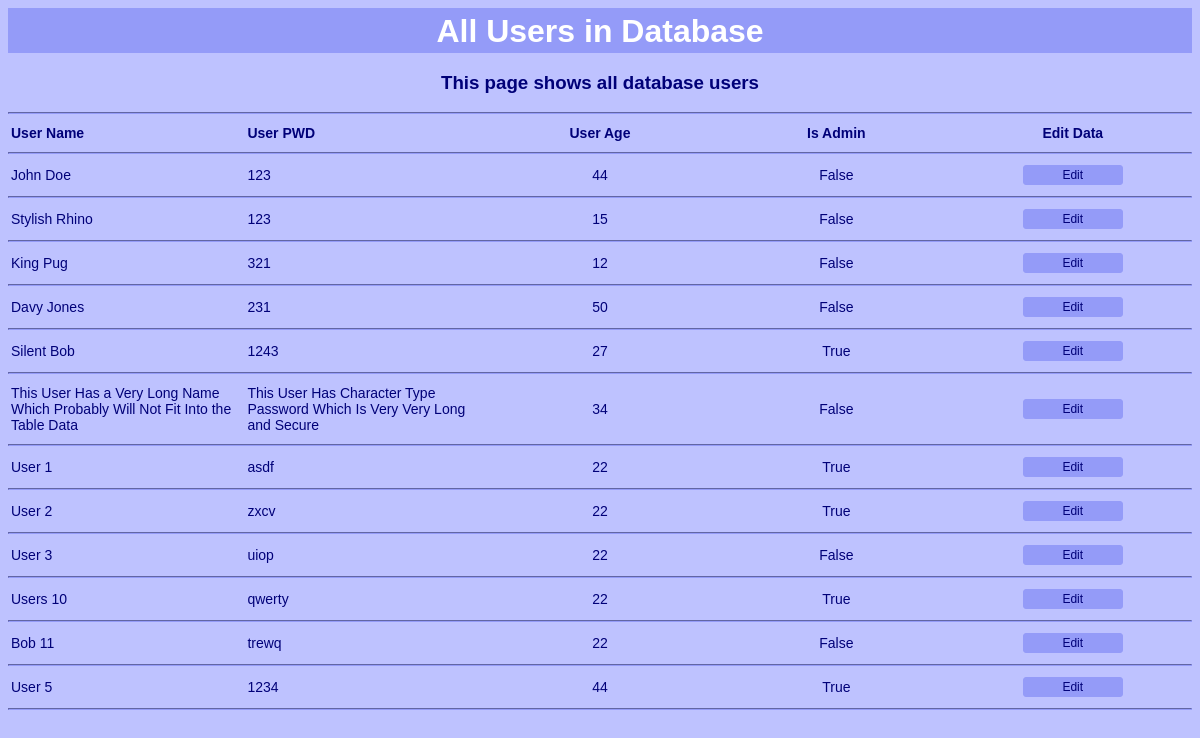
/user_all, run on an earlier commit of the app's database.
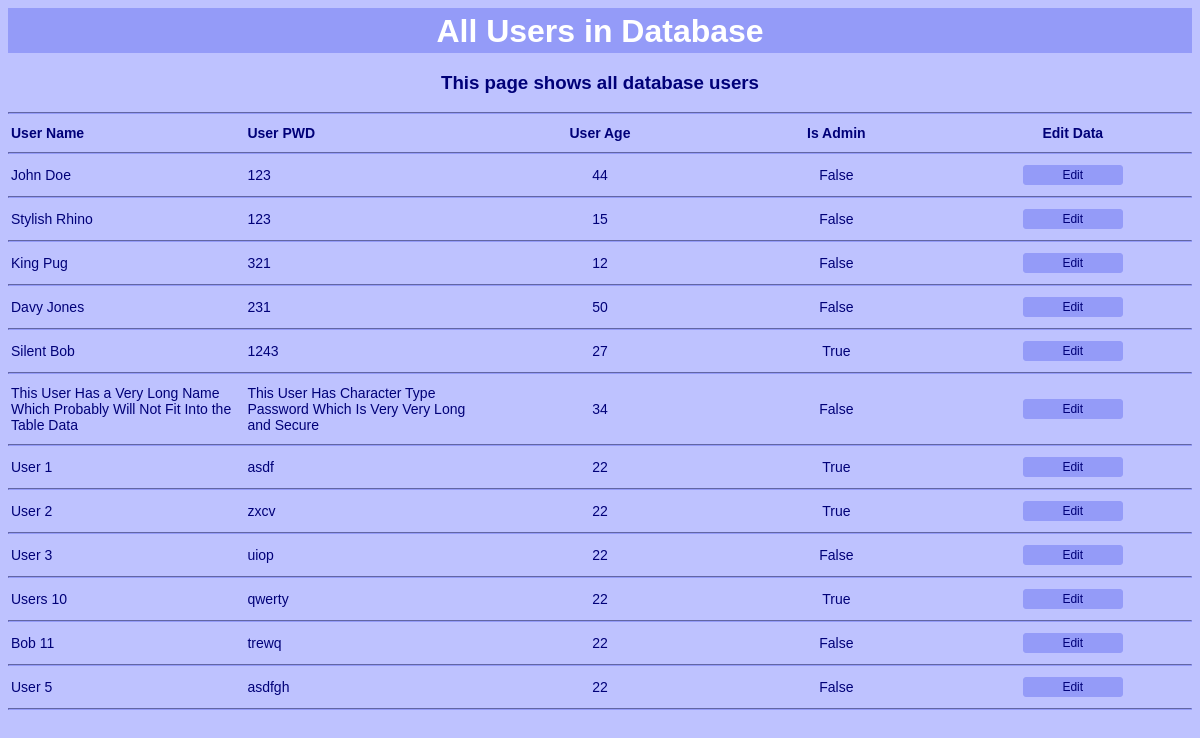
And on a later commit of the database.
### Database.py (models this page shows)
class User(db.Model):  # Define a class 'User' that inherits the SQLAlchemy Model class
    id = db.Column(db.Integer, primary_key=True)  # Primary key column for unique identification
    name = db.Column(db.String(300), nullable=False)  # Column for the user's name
    password = db.Column(db.String(300), nullable=False)  # Column for user's password
    age = db.Column(db.Integer, nullable=False)  # Column for the person's age
    isAdmin = db.Column(db.Boolean, nullable=False)  # Is user admin

### app.py (the view)
@app.route("/user_all", methods=['POST', 'GET'])
def user_all():
    from Database import User
    fn = "/user_all:"
    n = 1
    print(n, fn, "Started /user_all")
    users = User.query.all()
    n += 1
    print(n, fn, "Variable users:")
    for i in users:
        print(i, end=" ")
    print()
    if request.method == 'POST':
        user_id_to_edit = request.form.get('edit_current_user')  # Get the ID of the user to
        n += 1
        print(n, fn, "user_id_to_edit =", user_id_to_edit)
        if user_id_to_edit:
            n += 1
            print(n, fn, "Triggered EDIT_USER command")
            user = User.query.get(user_id_to_edit)
            n += 1
            print(n, fn, "User variable:", user)
            if user:
                return render_template("user_edit.html", user=user)
            else:
                return "User not found"
        else:
            return "No user_id_to_edit"
    else:
        return render_template("user_all.html", allUsers=users)

### templates/user_all.html (shortened to what this page needs)
{% extends 'base.html' %}
{% block body %}
<h1>All Users in Database</h1>
<center>
    <h3>This page shows all database users</h3>
    <hr>
    <table>
        <tr>
            <th>User Name</th>
            <th>User PWD</th>
            <th style="text-align:center;">User Age</th>
            <th style="text-align:center;">Is Admin</th>
            <th style="text-align:center;">Edit Data</th>
        </tr>
    </table>
    <hr>
    {% for user in allUsers %}
    <table>
        <tr>
            <td>{{user.name}}</td>
            <td>{{user.password}}</td>
            <td style="text-align:center;">{{user.age}}</td>
            <td style="text-align:center;">{{user.isAdmin}}</td>
            <td style="text-align: center;">
                <form method="post">
                    <button class="editUser" type="submit">Edit</button>
                </form>
            </td>
        </tr>
    </table>
    <hr>
    {% endfor %}
</center>
{% endblock %}

### templates/base.html (shortened to what this page needs)
<!DOCTYPE html>
<html lang="en">
<head>
    <link rel="stylesheet" href="{{url_for('static', filename='css/db_style.css')}}">
</head>
<body>
    {% block body %}{% endblock %}
</body>
</html>

### static/css/db_style.css (style rules this page uses)
body { background-color: #bec2ff; font-family: helvetica; color: #000078; }
hr { border-color: #949bf8; }
h1 { padding-top: 5px; height: 40px; background-color: #949bf8; text-align: center; color: white; margin: auto; border-radius: 0px; font-family: helvetica; }
table { width: 100%; font-size: 14px; text-align: left; }
th, td { width: 10%; }
button { width: 250px; height: 40px; font-size: 20px; background-color: #949bf8; color: white; border: transparent; border-radius: 5px; }
.delUser, .editUser, .popup-confirm { width: 100px; height: 20px; font-size: 12px; background-color: #949bf8; color: #000078; border: solid; border-width: 1px; border-radius: 3px; border-color: #949bf8; }
.popup-close, { position: absolute; top: 0px; right: 5px; font-size: 15px; cursor: pointer; }

What changed in the data, as far as the page shows it:
changed User "User 5": password "1234" → "asdfgh"; age "44" → "22"; isAdmin "True" → "False"
